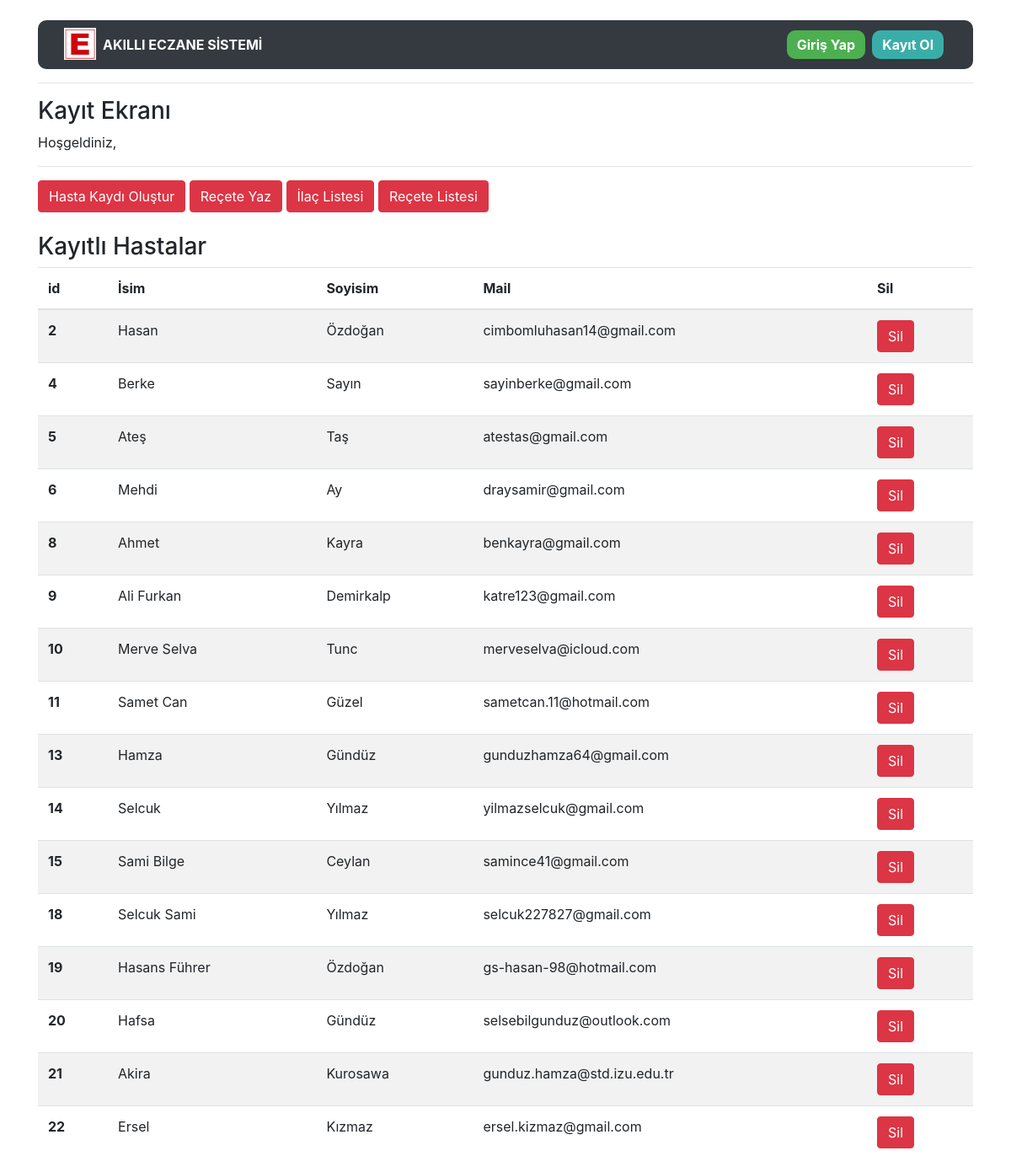
/medicines/dashboard/, run on an earlier commit of the app's database.
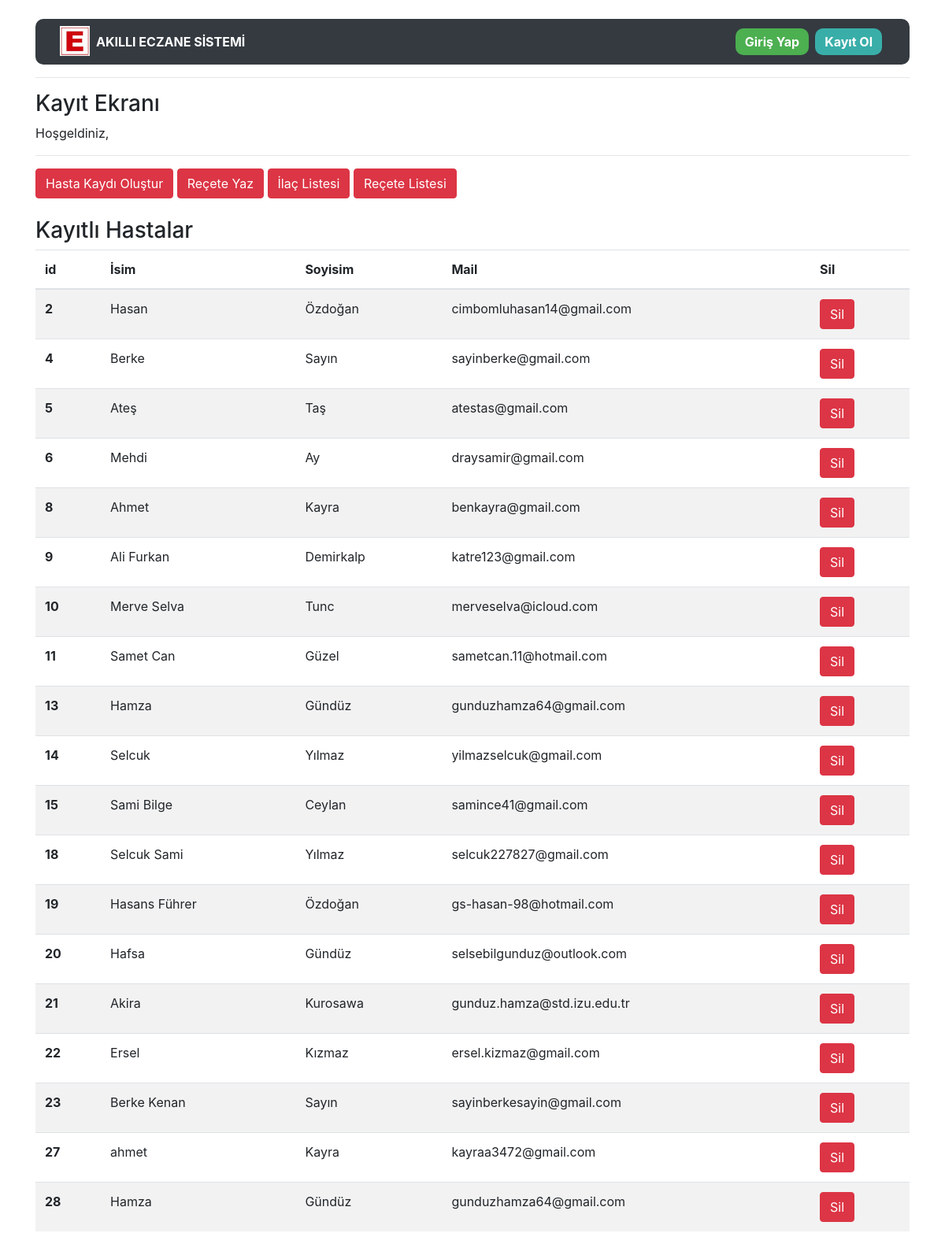
And on a later commit of the database.
### medicine/models.py (models this page shows, shortened)
class Patient(models.Model):
    first_name=models.CharField(max_length=30,verbose_name="İsim")
    last_name = models.CharField(max_length=30,verbose_name="Soyisim")
    mail=models.EmailField(max_length=50,verbose_name="Mail")
    created_date=models.DateTimeField(auto_now=True,verbose_name="Oluşturulma Tarihi")

### medicine/views.py (the view)
# urls.py: path('dashboard/', views.dashboard, name = 'dashboard'),
def dashboard(request):
    medicines = Patient.objects.all()
    context={
        "medicines":medicines
    }
    return render(request,"dashboard.html",context)

### templates/dashboard.html
{% extends "layout.html" %}
{% block body %}
<h3>Kayıt Ekranı</h3>
<span>Hoşgeldiniz, <small>{{request.user.username}}</small></span>
<hr>
<span>
<a class="btn btn-danger" href="/medicines/addpatient">Hasta Kaydı Oluştur</a>
</span>
<span><a class="btn btn-danger" href="/medicines/receteolustur">Reçete Yaz</a></span>
<span><a class="btn btn-danger" href="/medicines/ilaclistesi">İlaç Listesi</a></span>
<span><a class="btn btn-danger" href="/medicines/recetelistesi">Reçete Listesi</a></span>
<br><br>
<h3>Kayıtlı Hastalar</h3>
{% if medicines %}
<table class="table table-striped">
  <thead>
    <tr>
      <th scope="col">id</th>
      <th scope="col">İsim</th>
      <th scope="col">Soyisim</th>
      <th scope="col">Mail</th>
      <th scope="col">Sil</th>
    </tr>
  </thead>
  <tbody>
  {% for i in medicines %}
  <tr>
      <th scope="row">{{i.id}}</th>
      <td>{{i.first_name}}</td>
      <td>{{i.last_name}}</td>
      <td>{{i.mail}}</td>
      <td><a href="/articles/delete/{{article.id}}" class="btn btn-danger">Sil</a></td>
    </tr>
  {% endfor %}
  </tbody>
</table>
{% else %}
<div class="alert alert-danger">Herhangi bir hasta kaydı bulunmuyor!!!</div>
{% endif %}
{% endblock body %}

What changed in the data, as far as the page shows it:
added Patient: id "23", first_name "Berke Kenan", last_name "Sayın", mail "sayinberkesayin@gmail.com"
added Patient: id "27", first_name "ahmet", last_name "Kayra", mail "kayraa3472@gmail.com"
added Patient: id "28", first_name "Hamza", last_name "Gündüz", mail "gunduzhamza64@gmail.com"
